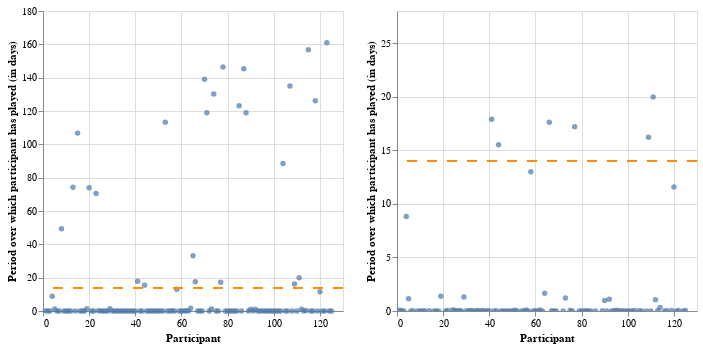

Write notebook code for a chart like this one.
### Markdown cell above
* Grouping Data: Organizes data by participant using 'hashedEmail'.

* Calculating Engagement Period: Determines the total duration from the first to the last session for each participant in days, providing a measure of long-term engagement under the assumption that the longer the period, the higher a player's level of commitment.

* Plotting Engagement Period: Visualizes each player against their engagement, providing us with an effective overview of player trends.

### Code cell
# Calculate the period over which each person has played

grouped = tidywhole.groupby(['hashedEmail'])
period = grouped["end_time"].max() - grouped["start_time"].min()
period = period.dt.total_seconds() / (24 * 3600)   #converted to number of days (decimal)
period_df= period.reset_index()
period_df.columns = ["hashedEmail","period (days)"]

commitment = alt.Chart(period_df.assign(playerID=period_df.index+1)).mark_circle().encode(
    x=alt.X("playerID").title("Participant"),
    y=alt.Y("period (days)").title("Period over which participant has played (in days)"),
)

commitment_zoom = alt.Chart(period_df.assign(playerID=period_df.index+1)).mark_circle(clip=True).encode(
    x=alt.X("playerID").title("Participant"),
    y=alt.Y("period (days)").scale(domain=[0, 28]).title("Period over which participant has played (in days)"),
)

hline = alt.Chart(period_df).mark_rule(strokeDash=[10], size=1, color='darkorange').encode( y=alt.datum(14))

commitment+hline | commitment_zoom+hline

### Figure 1 — Vega-Lite specification as saved in the notebook (floating-point values rounded to 4 significant figures)
{"config": {"view": {"continuousWidth": 300, "continuousHeight": 300}}, "hconcat": [{"layer": [{"data": {"name": "data-aa7e6e61002bf97eb308f59260145f2f"}, "mark": {"type": "circle"}, "encoding": {"x": {"field": "playerID", "title": "Participant", "type": "quantitative"}, "y": {"field": "period (days)", "title": "Period over which participant has played (in days)", "type": "quantitative"}}}, {"data": {"name": "data-03e094412ce7ec0a91b30657f3708937"}, "mark": {"type": "rule", "color": "darkorange", "size": 1, "strokeDash": [10]}, "encoding": {"y": {"datum": 14}}}]}, {"layer": [{"data": {"name": "data-aa7e6e61002bf97eb308f59260145f2f"}, "mark": {"type": "circle", "clip": true}, "encoding": {"x": {"field": "playerID", "title": "Participant", "type": "quantitative"}, "y": {"field": "period (days)", "scale": {"domain": [0, 28]}, "title": "Period over which participant has played (in days)", "type": "quantitative"}}}, {"data": {"name": "data-03e094412ce7ec0a91b30657f3708937"}, "mark": {"type": "rule", "color": "darkorange", "size": 1, "strokeDash": [10]}, "encoding": {"y": {"datum": 14}}}]}], "$schema": "https://vega.github.io/schema/vega-lite/v5.20.1.json", "datasets": {"data-aa7e6e61002bf97eb308f59260145f2f": [{"hashedEmail": "0088b5e134c3f0498a18c7ea6b8d77b4b0ff1636fc93355ccc95b45423367832", "period (days)": 0.07986, "playerID": 1}, {"hashedEmail": "060aca80f8cfbf1c91553a72f4d5ec8034764b05ab59fe8e1cf0eee9a7b67967", "period (days)": 0.02083, "playerID": 2}, {"hashedEmail": "0ce7bfa910d47fc91f21a7b3acd8f33bde6db57912ce0290fa0437ce0b97f387", "period (days)": 0.007639, "playerID": 3}, {"hashedEmail": "0d4d71be33e2bc7266ee4983002bd930f69d304288a8663529c875f40f1750f3", "period (days)": 8.83, "playerID": 4}, {"hashedEmail": "0d70dd9cac34d646c810b1846fe6a85b9e288a76f5dcab9c1ff1a0e7ca200b3a", "period (days)": 1.151, "playerID": 5}, {"hashedEmail": "11006065e9412650e99eea4a4aaaf0399bc338006f85e80cc82d18b49f0e2aa4", "period (days)": 0.006944, "playerID": 6}, {"hashedEmail": "119f01b9877fc5ea0073d05602a353b91c4b48e4cf02f42bb8d661b46a34b760", "period (days)": 0.03472, "playerID": 7}, {"hashedEmail": "18936844e06b6c7871dce06384e2d142dd86756941641ef39cf40a9967ea14e3", "period (days)": 49.38, "playerID": 8}, {"hashedEmail": "1a2b92f18f36b0b59b41d648d10a9b8b20a2adff550ddbcb8cec2f47d4d881d0", "period (days)": 0.0125, "playerID": 9}, {"hashedEmail": "1d2371d8a35c8831034b25bda8764539ab7db0f63938696917c447128a2540dd", "period (days)": 0.003472, "playerID": 10}, {"hashedEmail": "200db0417ee70863c7e2a0f214c737476fb86de5869d0b907a077d726357e687", "period (days)": 0.008333, "playerID": 11}, {"hashedEmail": "20ae3f8b5323674fe6e537bc91928841cfc2a00c1b36522fd25370bb6fa89d36", "period (days)": 0.03403, "playerID": 12}, {"hashedEmail": "22a78bfd44e46931261d06864b92cf9a8fd77fb02bec66cb71646dd9da222a0d", "period (days)": 74.23, "playerID": 13}, {"hashedEmail": "23fe711e0e3b77f1da7aa221ab1192afe21648d47d2b4fa7a5a659ff443a0eb5", "period (days)": 0.03472, "playerID": 14}, {"hashedEmail": "24d4892c2c3ce11d3e54c3bf31ee218901cac7a2f564911d67424c8fdf0874fe", "period (days)": 106.7, "playerID": 15}, {"hashedEmail": "25879aecc205544bc6505f9faf768356e0a3b7126057308ae3235f8a514e9a62", "period (days)": 0.004861, "playerID": 16}, {"hashedEmail": "2917e2dacafed92d017b9f356ce90a442bea6e4ad59dbbb484a920398acb8974", "period (days)": 0.003472, "playerID": 17}, {"hashedEmail": "2cfed571797b66cc810c32562fc5b0f70b5bec0f5250799245527135bbf9662e", "period (days)": 0.004167, "playerID": 18}, {"hashedEmail": "336adf9b9070abb44eaec22a48b04d8cda6cf0c98a46eef37779a1dcb6f5b4bb", "period (days)": 1.385, "playerID": 19}, {"hashedEmail": "36d9cbb4c6bc0c1a6911436d2da0d09ec625e43e6552f575d4acc9cf487c4686", "period (days)": 73.93, "playerID": 20}, {"hashedEmail": "3caa832978e0596779f4ee7c686c4592fb6de893925025d25bf26be9a8cd03f5", "period (days)": 0.008333, "playerID": 21}, {"hashedEmail": "42382bb2af563e6979c5b84d288cbb49bb2ef90b1bcf196c2902da4ce20eb7f3", "period (days)": 0.03819, "playerID": 22}, {"hashedEmail": "42eafe96ed5c1684e3b5cc614d1b01a117173d3ec6898abcf1177d9822bd39f7", "period (days)": 70.45, "playerID": 23}, {"hashedEmail": "4b01bce3f141289709e8278b02ba5d2aaa7105d7ccb9c7deb37670a80e332774", "period (days)": 0.08403, "playerID": 24}, {"hashedEmail": "4bed6f49b672974f706aa7f020b4f29020326bf594520593557cd381a51559b8", "period (days)": 0.07014, "playerID": 25}, {"hashedEmail": "4bfad3613c71ace05644bf210195d9fb0d3d9513753ad2f8a16d1a80699bb906", "period (days)": 0.007639, "playerID": 26}, {"hashedEmail": "55d24216db39c27e1f17cc43d3127cbf8ed76ada6d098202b53ded319855e2c1", "period (days)": 0.05486, "playerID": 27}, {"hashedEmail": "577aa5f15468252b1c6f32dcd515012923476292e30f95e6b4128c770e993f92", "period (days)": 0.006944, "playerID": 28}, {"hashedEmail": "5a340c0e3d1aa3e579efc625bd3e5bca7fc25f7115b68e9411f457464bfd3df4", "period (days)": 1.316, "playerID": 29}, {"hashedEmail": "5afb9b4ba7f0bb42d4e4d72ee21be8a51131a7677f0519b4606fdbf770eec750", "period (days)": 0.009722, "playerID": 30}, {"hashedEmail": "5baba1651a0b92788bc0d6dcdf00be64af1cf9f0015bbeed204ddabd1d872e83", "period (days)": 0.02986, "playerID": 31}, {"hashedEmail": "5c27e8b9fed2816b006dc8397ec04470b59339fd591a46a3eb7951b939b72984", "period (days)": 0.03958, "playerID": 32}, {"hashedEmail": "5e0beb10f6163a508622ef25220d780bdd012a89dee571db77fc502980c0e57d", "period (days)": 0.00625, "playerID": 33}, {"hashedEmail": "6b1cdc07fcc1f7ea09509341fd245dd34fdba386f14a493e9107c18604baedc9", "period (days)": 0.007639, "playerID": 34}, {"hashedEmail": "6ca8a90e4f5c61bf36baf556d446873c4e894e7a62f91996aa237be64b0e183b", "period (days)": 0.04583, "playerID": 35}, {"hashedEmail": "6fa105fac7f4f37350f21830db78cde153d8edda41d6f4f2d48c9785d605c5e5", "period (days)": 0.004861, "playerID": 36}, {"hashedEmail": "7096b30972a32029244fc6171f21bc5996b51b8d75df7a94f003dead428988f9", "period (days)": 0.05625, "playerID": 37}, {"hashedEmail": "70db3a16ef58cf8bf6d8658c426ba4a5fcd7523a0abdd413f14466c41181215d", "period (days)": 0.01042, "playerID": 38}, {"hashedEmail": "710148466b44cb02ba894aa9005a4892e619250ebd01153055d6c7578fc1ea10", "period (days)": 0.005556, "playerID": 39}, {"hashedEmail": "71453e425f07d10da4fa2b349c83e73ccdf0fb3312f778b35c5802c3292c87bd", "period (days)": 0.01458, "playerID": 40}, {"hashedEmail": "71e724778a28bb0ebbdacb1328944dfef427525466b012b66e7554a65e401a16", "period (days)": 17.9, "playerID": 41}, {"hashedEmail": "722ab6d91280c439f2780767a1250889e93f75fc0ba0bc48175da022ab3e9ea9", "period (days)": 0.003472, "playerID": 42}, {"hashedEmail": "75f275366c0dbb8b23957b97aaaf77db5d6517fb846d3d4d209bd391ae3d39f6", "period (days)": 0.01667, "playerID": 43}, {"hashedEmail": "7a4686586d290c67179275c7c3dfb4ea02f4d317d9ee0e2cee98baa27877a875", "period (days)": 15.52, "playerID": 44}, {"hashedEmail": "7b17513f11968feaf6b02977885c436dc2a4549489ca25ef03022f9fbae19d81", "period (days)": 0.003472, "playerID": 45}, {"hashedEmail": "7b5c323f9a9e21b6bcc2a8c431e96f9f2155c7b4318a68d3e7d9edd2018095a9", "period (days)": 0.003472, "playerID": 46}, {"hashedEmail": "7c0ae28a5f85a515a8063f9ed989aa26c5ebcc64f6b7be2948c0b300c2c9bd47", "period (days)": 0.00625, "playerID": 47}, {"hashedEmail": "7d71c49cbbce8dcf0276b2bfecfa2d16f22cb31a4024556d6085884298f2ee8d", "period (days)": 0.005556, "playerID": 48}, {"hashedEmail": "7dc01f10bf20671ecfccdac23812b1b415acd42c2147cb0af4d48fcce2420f3e", "period (days)": 0.00625, "playerID": 49}, {"hashedEmail": "7ea2a6532a9a7f33e1ad6067015746bbbbacaabb8cba0f430129f851c0aa59d9", "period (days)": 0.009028, "playerID": 50}, {"hashedEmail": "80afc8e7137de6a232421e926c1e6e64ddeef1d8157c4439746bc00fcf91e8a7", "period (days)": 0.08056, "playerID": 51}, {"hashedEmail": "82d2615c56f8bdb5e56c603d3c90096649eb944fe47e1c827219d8af0b9fc94a", "period (days)": 0.02847, "playerID": 52}, {"hashedEmail": "88247d9a46fc214a12485dcbcbb03a8ddebfe8c1ec5fe209cd660147625c8e62", "period (days)": 113.3, "playerID": 53}, {"hashedEmail": "8af6e04a9067b009303e36cf39f7e7d53f9473e74b4633876ddd79769158b665", "period (days)": 0.009722, "playerID": 54}, {"hashedEmail": "8b71f4d66a38389b7528bb38ba6eb71157733df7d1740371852a797ae97d82d1", "period (days)": 0.009028, "playerID": 55}, {"hashedEmail": "8d2eed1f399e0d77cebb8fcc48ed19ad2fa8e3bb3fa683cb90e0ac6d42677bf2", "period (days)": 0.1021, "playerID": 56}, {"hashedEmail": "8d713786e0bf0371cd928a91d32d1e37b14e14e49744cdebac90885c05c48afa", "period (days)": 0.007639, "playerID": 57}, {"hashedEmail": "8e0aac3020b3fd9cdef4840b533b4b105aaf1ce1f6f2df3f328ba2a44cecfdc1", "period (days)": 13.0, "playerID": 58}, {"hashedEmail": "8e98b6db2053af0bc0e62cd55bcea5a08f23986dec3d02ca520ea039517e6744", "period (days)": 0.006944, "playerID": 59}, {"hashedEmail": "8eae13e0f5823d9c48fe7b89695ea231f96f644f664bcc74c5a07f7d0a1135bd", "period (days)": 0.02361, "playerID": 60}, {"hashedEmail": "90f1495942837b1cde67cc9e3119421e38183502a4c6dee304df3bf0c21e0dd0", "period (days)": 0.01111, "playerID": 61}, {"hashedEmail": "93efabc9f7de58f44c457bac715cf8f9f44cd88cc574fc02624cac194d2f0ea5", "period (days)": 0.09444, "playerID": 62}, {"hashedEmail": "951e54f7376e2b2f0915e9e3646c701af4a2fe839385b13f9e0084b08f8070bd", "period (days)": 0.006944, "playerID": 63}, {"hashedEmail": "95aa10ff79645508dcff5c08da02a8f6ddd9016b44fb469347e5739b8865c613", "period (days)": 1.651, "playerID": 64}, {"hashedEmail": "96e190b0bf3923cd8d349eee467c09d1130af143335779251492eb4c2c058a5f", "period (days)": 33.09, "playerID": 65}, {"hashedEmail": "9782452b8e41d1f140374eec34c84f464df6ed12e2777e5b4f7150912b8ab78c", "period (days)": 17.61, "playerID": 66}, {"hashedEmail": "9955ab948064150d3686ef564389bdc6d6c60bc620a5ce3084b3dec4a7a006a7", "period (days)": 0.02292, "playerID": 67}, {"hashedEmail": "9ba67e127e4e70d909f6237644bb4674b17bc6ae5c9e735f88cfc50e22b499c6", "period (days)": 0.007639, "playerID": 68}, {"hashedEmail": "9c2a5275ada716508a7e66629dfbeaa4c03ca9eb5f30d2132f41de130c367c56", "period (days)": 0.007639, "playerID": 69}, {"hashedEmail": "a175d4741dc84e6baf77901f6e8e0a06f54809a34e6b5211159bced346f7fb3e", "period (days)": 139.1, "playerID": 70}, {"hashedEmail": "a1e0438d568b9c05a93cadaf99969e4d44794d19dea31edd723cbc916f878c33", "period (days)": 119.0, "playerID": 71}, {"hashedEmail": "a2a0612e9a7da558cbac2ee3c816740324505a69a6e042c94aa1b67731f9ff01", "period (days)": 0.004167, "playerID": 72}, {"hashedEmail": "ab1f44f93c3b828f55458971db393052d9711df3e0e7ff69540bfebfcec555ff", "period (days)": 1.216, "playerID": 73}, {"hashedEmail": "ad6390295640af1ed0e45ffc58a53b2d9074b0eea694b16210addd44d7c81f83", "period (days)": 130.3, "playerID": 74}, {"hashedEmail": "ae8d8a9dcf80b38466f89466201e6d594eb94d6994eda1617f7dfae9cb21bfb3", "period (days)": 0.05139, "playerID": 75}, {"hashedEmail": "aea049eaa7cb10db386a62990220d205ceb2a4c473cae3ec7bab107278c26559", "period (days)": 0.0125, "playerID": 76}, {"hashedEmail": "b3510c708bd50bf9f75e6e02bb6fe14edb705e0ea671ee769a45c613750e8b58", "period (days)": 17.2, "playerID": 77}, {"hashedEmail": "b622593d2ef8b337dc554acb307d04a88114f2bf453b18fb5d2c80052aeb2319", "period (days)": 146.4, "playerID": 78}, {"hashedEmail": "b674dd7ee0d24096d1c019615ce4d12b20fcbff12d79d3c5a9d2118eb7ccbb28", "period (days)": 0.003472, "playerID": 79}, {"hashedEmail": "ba24bebe588a34ac546f8559850c65bc90cd9d51b821581bd6e25cff437a1081", "period (days)": 0.007639, "playerID": 80}, {"hashedEmail": "ba9b943f7fd9b5078b20ece741c4cb6435418d5d8373b4fe3830487f6036095c", "period (days)": 0.006944, "playerID": 81}, {"hashedEmail": "bc704ff2bc676dbf48ee41b9e11481c1387bf758ad318f2428f336e3fecc6660", "period (days)": 0.01736, "playerID": 82}, {"hashedEmail": "bd10e7eab5531d5e82c9eebb929e2703f05367a90b0533074392a5f39a55c5d9", "period (days)": 0.009028, "playerID": 83}, {"hashedEmail": "bda1905e54b6c745bcced9d59ce655a5bfd03c35cc6abdd8d1610e5c416f79d1", "period (days)": 0.003472, "playerID": 84}, {"hashedEmail": "bfce39c89d6549f2bb94d8064d3ce69dc3d7e72b38f431d8aa0c4bf95ccee6bf", "period (days)": 123.1, "playerID": 85}, {"hashedEmail": "c121e4d197469bea90e21c0495001f4e21824adb98cbc6a40d54e66617cee174", "period (days)": 0.00625, "playerID": 86}, {"hashedEmail": "c57fa94e436cf49a929d0168e47d26fec3d900b321775e280ef136979c01d5a4", "period (days)": 145.4, "playerID": 87}, {"hashedEmail": "c871393f513c68e313874ac9d192a0b8be7bf99a96bff0ab46beb343ee4217d5", "period (days)": 119.0, "playerID": 88}, {"hashedEmail": "ca20f724571080b997e0efa874b9611e9f280c1af5f68ff6231a9e5b5d79bcfe", "period (days)": 0.01458, "playerID": 89}, {"hashedEmail": "cb00c16dc2043f435a7a8c2a473656e4119ffa7173bab7ec7455715173912498", "period (days)": 0.9861, "playerID": 90}, {"hashedEmail": "d07befbac08be3d876d026ac0458651067001b39081d24724af3c95be76355e0", "period (days)": 0.007639, "playerID": 91}, {"hashedEmail": "d13020f8d53c08c95e64f2254424a65c9c479fcfd866b21b850d200a2689a8b5", "period (days)": 1.094, "playerID": 92}, {"hashedEmail": "d3ca24e4d7fe8ffe2a821ebd3b841252950ca53e4d659a5f33b987e2cd42a1ec", "period (days)": 0.009722, "playerID": 93}, {"hashedEmail": "d43af3bed5e9f1f31077233697c18f3f988a217bd0376a5f1a54d14964a38c36", "period (days)": 0.02222, "playerID": 94}, {"hashedEmail": "d46bd29a2ed08e3500bd8729085ef4b6f0ca65baf4c756f88b6bedf7a18e0352", "period (days)": 0.07639, "playerID": 95}, {"hashedEmail": "d48302dee689942b60f7e9756eba99d0be030df0ab6f553904a9dbbc44d0b5d5", "period (days)": 0.006944, "playerID": 96}, {"hashedEmail": "d51a8c57269fe347b4b7760ec29c420832cb36a11c47569a9200872831910c05", "period (days)": 0.03403, "playerID": 97}, {"hashedEmail": "d572f391d452b76ea2d7e5e53a3d38bfd7499c7399db299bd4fedb06a46ad5bb", "period (days)": 0.003472, "playerID": 98}, {"hashedEmail": "d9473710057f7d42f36570f0be83817a4eea614029ff90cf50d8889cdd729d11", "period (days)": 0.01042, "playerID": 99}, {"hashedEmail": "dbb20960cd4db4900dde7832e349dae46f7688583c8138b34785d9c7e509b5b9", "period (days)": 0.004861, "playerID": 100}, {"hashedEmail": "dc73467f73263dd4a07838330dd1cc115aa3f8b03538911ee6aac048405939c4", "period (days)": 0.004861, "playerID": 101}, {"hashedEmail": "e21a324ccf5c873bafe82e47d5137b36aa312ee4803eeb5cbc6cf945f9bb3f38", "period (days)": 0.004167, "playerID": 102}, {"hashedEmail": "e3175c379bbb83c8786d2dd719cf844575aca24d2c81d643dc7f12f6227becf7", "period (days)": 0.03681, "playerID": 103}, {"hashedEmail": "e3e1bef1ce259c995332635c0ec630a575713451cbe742d7ca93e4c03d0826df", "period (days)": 88.56, "playerID": 104}, {"hashedEmail": "e44041459da2102dc20147ed6f0db4753547be66fc4ddea037bafca64004de2d", "period (days)": 0.01806, "playerID": 105}, {"hashedEmail": "e47ae138603b9a7d6e9b97554bac2daf0477b30e0a4f29ed9d3deacc3c7ec155", "period (days)": 0.004861, "playerID": 106}, {"hashedEmail": "e74c60a92c0100e7240be56d66969db85856152b048c639331a3595f901461ae", "period (days)": 135.0, "playerID": 107}, {"hashedEmail": "ed3e6d043dee74fad932be44d0600f4502055198c511927b0c906f50b57d9582", "period (days)": 0.003472, "playerID": 108}, {"hashedEmail": "f19e136ddde68f365afc860c725ccff54307dedd13968e896a9f890c40aea436", "period (days)": 16.21, "playerID": 109}, {"hashedEmail": "f1b432523542f90c61176a555ccb2144468d76c91a32d74082ab8c101f9d25b6", "period (days)": 0.009028, "playerID": 110}, {"hashedEmail": "f2826fb8dbce4d450348f99cb27ade184b713998d9679780442efaaf218038f2", "period (days)": 19.98, "playerID": 111}, {"hashedEmail": "f3c813577c458ba0dfef80996f8f32c93b6e8af1fa939732842f2312358a88e9", "period (days)": 1.044, "playerID": 112}, {"hashedEmail": "f459ce1862ec9a43b6c714810390dfd632ed104eb11378b3a2a134b1b107bc75", "period (days)": 0.0375, "playerID": 113}, {"hashedEmail": "f4f29f2465743ead8c3ce02fc84542afe33ae3c95ef56a42b8f7785550fe9e4a", "period (days)": 0.3361, "playerID": 114}, {"hashedEmail": "f6daba428a5e19a3d47574858c13550499be23603422e6a0ee9728f8b53e192d", "period (days)": 156.7, "playerID": 115}, {"hashedEmail": "f707d141be44b2bf963eb171dbd14599059b4dda09aa002ba95ead4fa67273a7", "period (days)": 0.005556, "playerID": 116}, {"hashedEmail": "f7875ae87a61632030d5c4029ee8cf081be7047b2b4a9c04ab5a706f59786197", "period (days)": 0.01319, "playerID": 117}, {"hashedEmail": "f8f5477f5a2e53616ae37421b1c660b971192bd8ff77e3398304c7ae42581fdc", "period (days)": 126.1, "playerID": 118}, {"hashedEmail": "f9ac013b2f0bc2bd4928a6a0fc8a0aae8b5c4f2670cf9e18f547b7e72034c965", "period (days)": 0.05417, "playerID": 119}, {"hashedEmail": "fb0005032363ec3b30c2ae668f78f5076b7e77de0c6a249e924eee608cd0a1fa", "period (days)": 11.58, "playerID": 120}, {"hashedEmail": "fc0224c81384770e93ca717f32713960144bf0b52ff67639433a5c06a653a882", "period (days)": 0.01111, "playerID": 121}, {"hashedEmail": "fcab03c6d3079521e7f9665caed0f31fe3dae6b5ccb86e6cb58747a43aa8789f", "period (days)": 0.05556, "playerID": 122}, {"hashedEmail": "fd6563a4e0f6f4273580e5fedbd8dda64990447aea5a33cbb5e894a3867ca44d", "period (days)": 161.0, "playerID": 123}, {"hashedEmail": "fe218a05c6c3fc6326f4f151e8cb75a2a9fa29e22b110d4c311fb58fb211f471", "period (days)": 0.00625, "playerID": 124}, {"hashedEmail": "fef4e1bed8c3f6dcd7bcd39ab21bd402386155b2ff8c8e53683e1d2793bf1ed1", "period (days)": 0.05, "playerID": 125}], "data-03e094412ce7ec0a91b30657f3708937": [{"hashedEmail": "0088b5e134c3f0498a18c7ea6b8d77b4b0ff1636fc93355ccc95b45423367832", "period (days)": 0.07986}, {"hashedEmail": "060aca80f8cfbf1c91553a72f4d5ec8034764b05ab59fe8e1cf0eee9a7b67967", "period (days)": 0.02083}, {"hashedEmail": "0ce7bfa910d47fc91f21a7b3acd8f33bde6db57912ce0290fa0437ce0b97f387", "period (days)": 0.007639}, {"hashedEmail": "0d4d71be33e2bc7266ee4983002bd930f69d304288a8663529c875f40f1750f3", "period (days)": 8.83}, {"hashedEmail": "0d70dd9cac34d646c810b1846fe6a85b9e288a76f5dcab9c1ff1a0e7ca200b3a", "period (days)": 1.151}, {"hashedEmail": "11006065e9412650e99eea4a4aaaf0399bc338006f85e80cc82d18b49f0e2aa4", "period (days)": 0.006944}, {"hashedEmail": "119f01b9877fc5ea0073d05602a353b91c4b48e4cf02f42bb8d661b46a34b760", "period (days)": 0.03472}, {"hashedEmail": "18936844e06b6c7871dce06384e2d142dd86756941641ef39cf40a9967ea14e3", "period (days)": 49.38}, {"hashedEmail": "1a2b92f18f36b0b59b41d648d10a9b8b20a2adff550ddbcb8cec2f47d4d881d0", "period (days)": 0.0125}, {"hashedEmail": "1d2371d8a35c8831034b25bda8764539ab7db0f63938696917c447128a2540dd", "period (days)": 0.003472}, {"hashedEmail": "200db0417ee70863c7e2a0f214c737476fb86de5869d0b907a077d726357e687", "period (days)": 0.008333}, {"hashedEmail": "20ae3f8b5323674fe6e537bc91928841cfc2a00c1b36522fd25370bb6fa89d36", "period (days)": 0.03403}, {"hashedEmail": "22a78bfd44e46931261d06864b92cf9a8fd77fb02bec66cb71646dd9da222a0d", "period (days)": 74.23}, {"hashedEmail": "23fe711e0e3b77f1da7aa221ab1192afe21648d47d2b4fa7a5a659ff443a0eb5", "period (days)": 0.03472}, {"hashedEmail": "24d4892c2c3ce11d3e54c3bf31ee218901cac7a2f564911d67424c8fdf0874fe", "period (days)": 106.7}, {"hashedEmail": "25879aecc205544bc6505f9faf768356e0a3b7126057308ae3235f8a514e9a62", "period (days)": 0.004861}, {"hashedEmail": "2917e2dacafed92d017b9f356ce90a442bea6e4ad59dbbb484a920398acb8974", "period (days)": 0.003472}, {"hashedEmail": "2cfed571797b66cc810c32562fc5b0f70b5bec0f5250799245527135bbf9662e", "period (days)": 0.004167}, {"hashedEmail": "336adf9b9070abb44eaec22a48b04d8cda6cf0c98a46eef37779a1dcb6f5b4bb", "period (days)": 1.385}, {"hashedEmail": "36d9cbb4c6bc0c1a6911436d2da0d09ec625e43e6552f575d4acc9cf487c4686", "period (days)": 73.93}, {"hashedEmail": "3caa832978e0596779f4ee7c686c4592fb6de893925025d25bf26be9a8cd03f5", "period (days)": 0.008333}, {"hashedEmail": "42382bb2af563e6979c5b84d288cbb49bb2ef90b1bcf196c2902da4ce20eb7f3", "period (days)": 0.03819}, {"hashedEmail": "42eafe96ed5c1684e3b5cc614d1b01a117173d3ec6898abcf1177d9822bd39f7", "period (days)": 70.45}, {"hashedEmail": "4b01bce3f141289709e8278b02ba5d2aaa7105d7ccb9c7deb37670a80e332774", "period (days)": 0.08403}, {"hashedEmail": "4bed6f49b672974f706aa7f020b4f29020326bf594520593557cd381a51559b8", "period (days)": 0.07014}, {"hashedEmail": "4bfad3613c71ace05644bf210195d9fb0d3d9513753ad2f8a16d1a80699bb906", "period (days)": 0.007639}, {"hashedEmail": "55d24216db39c27e1f17cc43d3127cbf8ed76ada6d098202b53ded319855e2c1", "period (days)": 0.05486}, {"hashedEmail": "577aa5f15468252b1c6f32dcd515012923476292e30f95e6b4128c770e993f92", "period (days)": 0.006944}, {"hashedEmail": "5a340c0e3d1aa3e579efc625bd3e5bca7fc25f7115b68e9411f457464bfd3df4", "period (days)": 1.316}, {"hashedEmail": "5afb9b4ba7f0bb42d4e4d72ee21be8a51131a7677f0519b4606fdbf770eec750", "period (days)": 0.009722}, {"hashedEmail": "5baba1651a0b92788bc0d6dcdf00be64af1cf9f0015bbeed204ddabd1d872e83", "period (days)": 0.02986}, {"hashedEmail": "5c27e8b9fed2816b006dc8397ec04470b59339fd591a46a3eb7951b939b72984", "period (days)": 0.03958}, {"hashedEmail": "5e0beb10f6163a508622ef25220d780bdd012a89dee571db77fc502980c0e57d", "period (days)": 0.00625}, {"hashedEmail": "6b1cdc07fcc1f7ea09509341fd245dd34fdba386f14a493e9107c18604baedc9", "period (days)": 0.007639}, {"hashedEmail": "6ca8a90e4f5c61bf36baf556d446873c4e894e7a62f91996aa237be64b0e183b", "period (days)": 0.04583}, {"hashedEmail": "6fa105fac7f4f37350f21830db78cde153d8edda41d6f4f2d48c9785d605c5e5", "period (days)": 0.004861}, {"hashedEmail": "7096b30972a32029244fc6171f21bc5996b51b8d75df7a94f003dead428988f9", "period (days)": 0.05625}, {"hashedEmail": "70db3a16ef58cf8bf6d8658c426ba4a5fcd7523a0abdd413f14466c41181215d", "period (days)": 0.01042}, {"hashedEmail": "710148466b44cb02ba894aa9005a4892e619250ebd01153055d6c7578fc1ea10", "period (days)": 0.005556}, {"hashedEmail": "71453e425f07d10da4fa2b349c83e73ccdf0fb3312f778b35c5802c3292c87bd", "period (days)": 0.01458}, {"hashedEmail": "71e724778a28bb0ebbdacb1328944dfef427525466b012b66e7554a65e401a16", "period (days)": 17.9}, {"hashedEmail": "722ab6d91280c439f2780767a1250889e93f75fc0ba0bc48175da022ab3e9ea9", "period (days)": 0.003472}, {"hashedEmail": "75f275366c0dbb8b23957b97aaaf77db5d6517fb846d3d4d209bd391ae3d39f6", "period (days)": 0.01667}, {"hashedEmail": "7a4686586d290c67179275c7c3dfb4ea02f4d317d9ee0e2cee98baa27877a875", "period (days)": 15.52}, {"hashedEmail": "7b17513f11968feaf6b02977885c436dc2a4549489ca25ef03022f9fbae19d81", "period (days)": 0.003472}, {"hashedEmail": "7b5c323f9a9e21b6bcc2a8c431e96f9f2155c7b4318a68d3e7d9edd2018095a9", "period (days)": 0.003472}, {"hashedEmail": "7c0ae28a5f85a515a8063f9ed989aa26c5ebcc64f6b7be2948c0b300c2c9bd47", "period (days)": 0.00625}, {"hashedEmail": "7d71c49cbbce8dcf0276b2bfecfa2d16f22cb31a4024556d6085884298f2ee8d", "period (days)": 0.005556}, {"hashedEmail": "7dc01f10bf20671ecfccdac23812b1b415acd42c2147cb0af4d48fcce2420f3e", "period (days)": 0.00625}, {"hashedEmail": "7ea2a6532a9a7f33e1ad6067015746bbbbacaabb8cba0f430129f851c0aa59d9", "period (days)": 0.009028}, {"hashedEmail": "80afc8e7137de6a232421e926c1e6e64ddeef1d8157c4439746bc00fcf91e8a7", "period (days)": 0.08056}, {"hashedEmail": "82d2615c56f8bdb5e56c603d3c90096649eb944fe47e1c827219d8af0b9fc94a", "period (days)": 0.02847}, {"hashedEmail": "88247d9a46fc214a12485dcbcbb03a8ddebfe8c1ec5fe209cd660147625c8e62", "period (days)": 113.3}, {"hashedEmail": "8af6e04a9067b009303e36cf39f7e7d53f9473e74b4633876ddd79769158b665", "period (days)": 0.009722}, {"hashedEmail": "8b71f4d66a38389b7528bb38ba6eb71157733df7d1740371852a797ae97d82d1", "period (days)": 0.009028}, {"hashedEmail": "8d2eed1f399e0d77cebb8fcc48ed19ad2fa8e3bb3fa683cb90e0ac6d42677bf2", "period (days)": 0.1021}, {"hashedEmail": "8d713786e0bf0371cd928a91d32d1e37b14e14e49744cdebac90885c05c48afa", "period (days)": 0.007639}, {"hashedEmail": "8e0aac3020b3fd9cdef4840b533b4b105aaf1ce1f6f2df3f328ba2a44cecfdc1", "period (days)": 13.0}, {"hashedEmail": "8e98b6db2053af0bc0e62cd55bcea5a08f23986dec3d02ca520ea039517e6744", "period (days)": 0.006944}, {"hashedEmail": "8eae13e0f5823d9c48fe7b89695ea231f96f644f664bcc74c5a07f7d0a1135bd", "period (days)": 0.02361}, {"hashedEmail": "90f1495942837b1cde67cc9e3119421e38183502a4c6dee304df3bf0c21e0dd0", "period (days)": 0.01111}, {"hashedEmail": "93efabc9f7de58f44c457bac715cf8f9f44cd88cc574fc02624cac194d2f0ea5", "period (days)": 0.09444}, {"hashedEmail": "951e54f7376e2b2f0915e9e3646c701af4a2fe839385b13f9e0084b08f8070bd", "period (days)": 0.006944}, {"hashedEmail": "95aa10ff79645508dcff5c08da02a8f6ddd9016b44fb469347e5739b8865c613", "period (days)": 1.651}, {"hashedEmail": "96e190b0bf3923cd8d349eee467c09d1130af143335779251492eb4c2c058a5f", "period (days)": 33.09}, {"hashedEmail": "9782452b8e41d1f140374eec34c84f464df6ed12e2777e5b4f7150912b8ab78c", "period (days)": 17.61}, {"hashedEmail": "9955ab948064150d3686ef564389bdc6d6c60bc620a5ce3084b3dec4a7a006a7", "period (days)": 0.02292}, {"hashedEmail": "9ba67e127e4e70d909f6237644bb4674b17bc6ae5c9e735f88cfc50e22b499c6", "period (days)": 0.007639}, {"hashedEmail": "9c2a5275ada716508a7e66629dfbeaa4c03ca9eb5f30d2132f41de130c367c56", "period (days)": 0.007639}, {"hashedEmail": "a175d4741dc84e6baf77901f6e8e0a06f54809a34e6b5211159bced346f7fb3e", "period (days)": 139.1}, {"hashedEmail": "a1e0438d568b9c05a93cadaf99969e4d44794d19dea31edd723cbc916f878c33", "period (days)": 119.0}, {"hashedEmail": "a2a0612e9a7da558cbac2ee3c816740324505a69a6e042c94aa1b67731f9ff01", "period (days)": 0.004167}, {"hashedEmail": "ab1f44f93c3b828f55458971db393052d9711df3e0e7ff69540bfebfcec555ff", "period (days)": 1.216}, {"hashedEmail": "ad6390295640af1ed0e45ffc58a53b2d9074b0eea694b16210addd44d7c81f83", "period (days)": 130.3}, {"hashedEmail": "ae8d8a9dcf80b38466f89466201e6d594eb94d6994eda1617f7dfae9cb21bfb3", "period (days)": 0.05139}, {"hashedEmail": "aea049eaa7cb10db386a62990220d205ceb2a4c473cae3ec7bab107278c26559", "period (days)": 0.0125}, {"hashedEmail": "b3510c708bd50bf9f75e6e02bb6fe14edb705e0ea671ee769a45c613750e8b58", "period (days)": 17.2}, {"hashedEmail": "b622593d2ef8b337dc554acb307d04a88114f2bf453b18fb5d2c80052aeb2319", "period (days)": 146.4}, {"hashedEmail": "b674dd7ee0d24096d1c019615ce4d12b20fcbff12d79d3c5a9d2118eb7ccbb28", "period (days)": 0.003472}, {"hashedEmail": "ba24bebe588a34ac546f8559850c65bc90cd9d51b821581bd6e25cff437a1081", "period (days)": 0.007639}, {"hashedEmail": "ba9b943f7fd9b5078b20ece741c4cb6435418d5d8373b4fe3830487f6036095c", "period (days)": 0.006944}, {"hashedEmail": "bc704ff2bc676dbf48ee41b9e11481c1387bf758ad318f2428f336e3fecc6660", "period (days)": 0.01736}, {"hashedEmail": "bd10e7eab5531d5e82c9eebb929e2703f05367a90b0533074392a5f39a55c5d9", "period (days)": 0.009028}, {"hashedEmail": "bda1905e54b6c745bcced9d59ce655a5bfd03c35cc6abdd8d1610e5c416f79d1", "period (days)": 0.003472}, {"hashedEmail": "bfce39c89d6549f2bb94d8064d3ce69dc3d7e72b38f431d8aa0c4bf95ccee6bf", "period (days)": 123.1}, {"hashedEmail": "c121e4d197469bea90e21c0495001f4e21824adb98cbc6a40d54e66617cee174", "period (days)": 0.00625}, {"hashedEmail": "c57fa94e436cf49a929d0168e47d26fec3d900b321775e280ef136979c01d5a4", "period (days)": 145.4}, {"hashedEmail": "c871393f513c68e313874ac9d192a0b8be7bf99a96bff0ab46beb343ee4217d5", "period (days)": 119.0}, {"hashedEmail": "ca20f724571080b997e0efa874b9611e9f280c1af5f68ff6231a9e5b5d79bcfe", "period (days)": 0.01458}, {"hashedEmail": "cb00c16dc2043f435a7a8c2a473656e4119ffa7173bab7ec7455715173912498", "period (days)": 0.9861}, {"hashedEmail": "d07befbac08be3d876d026ac0458651067001b39081d24724af3c95be76355e0", "period (days)": 0.007639}, {"hashedEmail": "d13020f8d53c08c95e64f2254424a65c9c479fcfd866b21b850d200a2689a8b5", "period (days)": 1.094}, {"hashedEmail": "d3ca24e4d7fe8ffe2a821ebd3b841252950ca53e4d659a5f33b987e2cd42a1ec", "period (days)": 0.009722}, {"hashedEmail": "d43af3bed5e9f1f31077233697c18f3f988a217bd0376a5f1a54d14964a38c36", "period (days)": 0.02222}, {"hashedEmail": "d46bd29a2ed08e3500bd8729085ef4b6f0ca65baf4c756f88b6bedf7a18e0352", "period (days)": 0.07639}, {"hashedEmail": "d48302dee689942b60f7e9756eba99d0be030df0ab6f553904a9dbbc44d0b5d5", "period (days)": 0.006944}, {"hashedEmail": "d51a8c57269fe347b4b7760ec29c420832cb36a11c47569a9200872831910c05", "period (days)": 0.03403}, {"hashedEmail": "d572f391d452b76ea2d7e5e53a3d38bfd7499c7399db299bd4fedb06a46ad5bb", "period (days)": 0.003472}, {"hashedEmail": "d9473710057f7d42f36570f0be83817a4eea614029ff90cf50d8889cdd729d11", "period (days)": 0.01042}, {"hashedEmail": "dbb20960cd4db4900dde7832e349dae46f7688583c8138b34785d9c7e509b5b9", "period (days)": 0.004861}, {"hashedEmail": "dc73467f73263dd4a07838330dd1cc115aa3f8b03538911ee6aac048405939c4", "period (days)": 0.004861}, {"hashedEmail": "e21a324ccf5c873bafe82e47d5137b36aa312ee4803eeb5cbc6cf945f9bb3f38", "period (days)": 0.004167}, {"hashedEmail": "e3175c379bbb83c8786d2dd719cf844575aca24d2c81d643dc7f12f6227becf7", "period (days)": 0.03681}, {"hashedEmail": "e3e1bef1ce259c995332635c0ec630a575713451cbe742d7ca93e4c03d0826df", "period (days)": 88.56}, {"hashedEmail": "e44041459da2102dc20147ed6f0db4753547be66fc4ddea037bafca64004de2d", "period (days)": 0.01806}, {"hashedEmail": "e47ae138603b9a7d6e9b97554bac2daf0477b30e0a4f29ed9d3deacc3c7ec155", "period (days)": 0.004861}, {"hashedEmail": "e74c60a92c0100e7240be56d66969db85856152b048c639331a3595f901461ae", "period (days)": 135.0}, {"hashedEmail": "ed3e6d043dee74fad932be44d0600f4502055198c511927b0c906f50b57d9582", "period (days)": 0.003472}, {"hashedEmail": "f19e136ddde68f365afc860c725ccff54307dedd13968e896a9f890c40aea436", "period (days)": 16.21}, {"hashedEmail": "f1b432523542f90c61176a555ccb2144468d76c91a32d74082ab8c101f9d25b6", "period (days)": 0.009028}, {"hashedEmail": "f2826fb8dbce4d450348f99cb27ade184b713998d9679780442efaaf218038f2", "period (days)": 19.98}, {"hashedEmail": "f3c813577c458ba0dfef80996f8f32c93b6e8af1fa939732842f2312358a88e9", "period (days)": 1.044}, {"hashedEmail": "f459ce1862ec9a43b6c714810390dfd632ed104eb11378b3a2a134b1b107bc75", "period (days)": 0.0375}, {"hashedEmail": "f4f29f2465743ead8c3ce02fc84542afe33ae3c95ef56a42b8f7785550fe9e4a", "period (days)": 0.3361}, {"hashedEmail": "f6daba428a5e19a3d47574858c13550499be23603422e6a0ee9728f8b53e192d", "period (days)": 156.7}, {"hashedEmail": "f707d141be44b2bf963eb171dbd14599059b4dda09aa002ba95ead4fa67273a7", "period (days)": 0.005556}, {"hashedEmail": "f7875ae87a61632030d5c4029ee8cf081be7047b2b4a9c04ab5a706f59786197", "period (days)": 0.01319}, {"hashedEmail": "f8f5477f5a2e53616ae37421b1c660b971192bd8ff77e3398304c7ae42581fdc", "period (days)": 126.1}, {"hashedEmail": "f9ac013b2f0bc2bd4928a6a0fc8a0aae8b5c4f2670cf9e18f547b7e72034c965", "period (days)": 0.05417}, {"hashedEmail": "fb0005032363ec3b30c2ae668f78f5076b7e77de0c6a249e924eee608cd0a1fa", "period (days)": 11.58}, {"hashedEmail": "fc0224c81384770e93ca717f32713960144bf0b52ff67639433a5c06a653a882", "period (days)": 0.01111}, {"hashedEmail": "fcab03c6d3079521e7f9665caed0f31fe3dae6b5ccb86e6cb58747a43aa8789f", "period (days)": 0.05556}, {"hashedEmail": "fd6563a4e0f6f4273580e5fedbd8dda64990447aea5a33cbb5e894a3867ca44d", "period (days)": 161.0}, {"hashedEmail": "fe218a05c6c3fc6326f4f151e8cb75a2a9fa29e22b110d4c311fb58fb211f471", "period (days)": 0.00625}, {"hashedEmail": "fef4e1bed8c3f6dcd7bcd39ab21bd402386155b2ff8c8e53683e1d2793bf1ed1", "period (days)": 0.05}]}}
